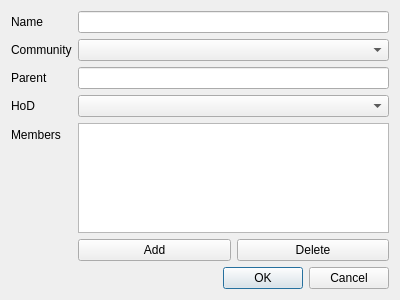
<?xml version="1.0" encoding="UTF-8"?>
<ui version="4.0">
 <class>DlgDepartment</class>
 <widget class="QDialog" name="DlgDepartment">
  <property name="geometry">
   <rect>
    <x>0</x>
    <y>0</y>
    <width>400</width>
    <height>300</height>
   </rect>
  </property>
  <property name="windowTitle">
   <string>Dialog</string>
  </property>
  <layout class="QVBoxLayout" name="verticalLayout">
   <item>
    <layout class="QFormLayout" name="formLayout">
     <item row="0" column="0">
      <widget class="QLabel" name="label">
       <property name="text">
        <string>Name</string>
       </property>
      </widget>
     </item>
     <item row="0" column="1">
      <widget class="QLineEdit" name="lineEdit"/>
     </item>
     <item row="1" column="0">
      <widget class="QLabel" name="label_2">
       <property name="text">
        <string>Community</string>
       </property>
      </widget>
     </item>
     <item row="1" column="1">
      <widget class="QComboBox" name="comboBox"/>
     </item>
     <item row="2" column="0">
      <widget class="QLabel" name="label_3">
       <property name="text">
        <string>Parent</string>
       </property>
      </widget>
     </item>
     <item row="2" column="1">
      <widget class="QLineEdit" name="lineEdit_2"/>
     </item>
     <item row="3" column="0">
      <widget class="QLabel" name="label_4">
       <property name="text">
        <string>HoD</string>
       </property>
      </widget>
     </item>
     <item row="3" column="1">
      <widget class="QComboBox" name="comboBox_2"/>
     </item>
     <item row="4" column="0">
      <widget class="QLabel" name="label_5">
       <property name="text">
        <string>Members</string>
       </property>
      </widget>
     </item>
     <item row="4" column="1">
      <layout class="QVBoxLayout" name="verticalLayout_2">
       <item>
        <widget class="QTableWidget" name="tableWidget"/>
       </item>
       <item>
        <layout class="QHBoxLayout" name="horizontalLayout">
         <item>
          <widget class="QPushButton" name="pushButton_2">
           <property name="text">
            <string>Add</string>
           </property>
          </widget>
         </item>
         <item>
          <widget class="QPushButton" name="pushButton">
           <property name="text">
            <string>Delete</string>
           </property>
          </widget>
         </item>
        </layout>
       </item>
      </layout>
     </item>
    </layout>
   </item>
   <item>
    <widget class="QDialogButtonBox" name="buttonBox">
     <property name="orientation">
      <enum>Qt::Horizontal</enum>
     </property>
     <property name="standardButtons">
      <set>QDialogButtonBox::Cancel|QDialogButtonBox::Ok</set>
     </property>
    </widget>
   </item>
  </layout>
 </widget>
 <resources/>
 <connections>
  <connection>
   <sender>buttonBox</sender>
   <signal>accepted()</signal>
   <receiver>DlgDepartment</receiver>
   <slot>accept()</slot>
   <hints>
    <hint type="sourcelabel">
     <x>248</x>
     <y>254</y>
    </hint>
    <hint type="destinationlabel">
     <x>157</x>
     <y>274</y>
    </hint>
   </hints>
  </connection>
  <connection>
   <sender>buttonBox</sender>
   <signal>rejected()</signal>
   <receiver>DlgDepartment</receiver>
   <slot>reject()</slot>
   <hints>
    <hint type="sourcelabel">
     <x>316</x>
     <y>260</y>
    </hint>
    <hint type="destinationlabel">
     <x>286</x>
     <y>274</y>
    </hint>
   </hints>
  </connection>
 </connections>
</ui>
